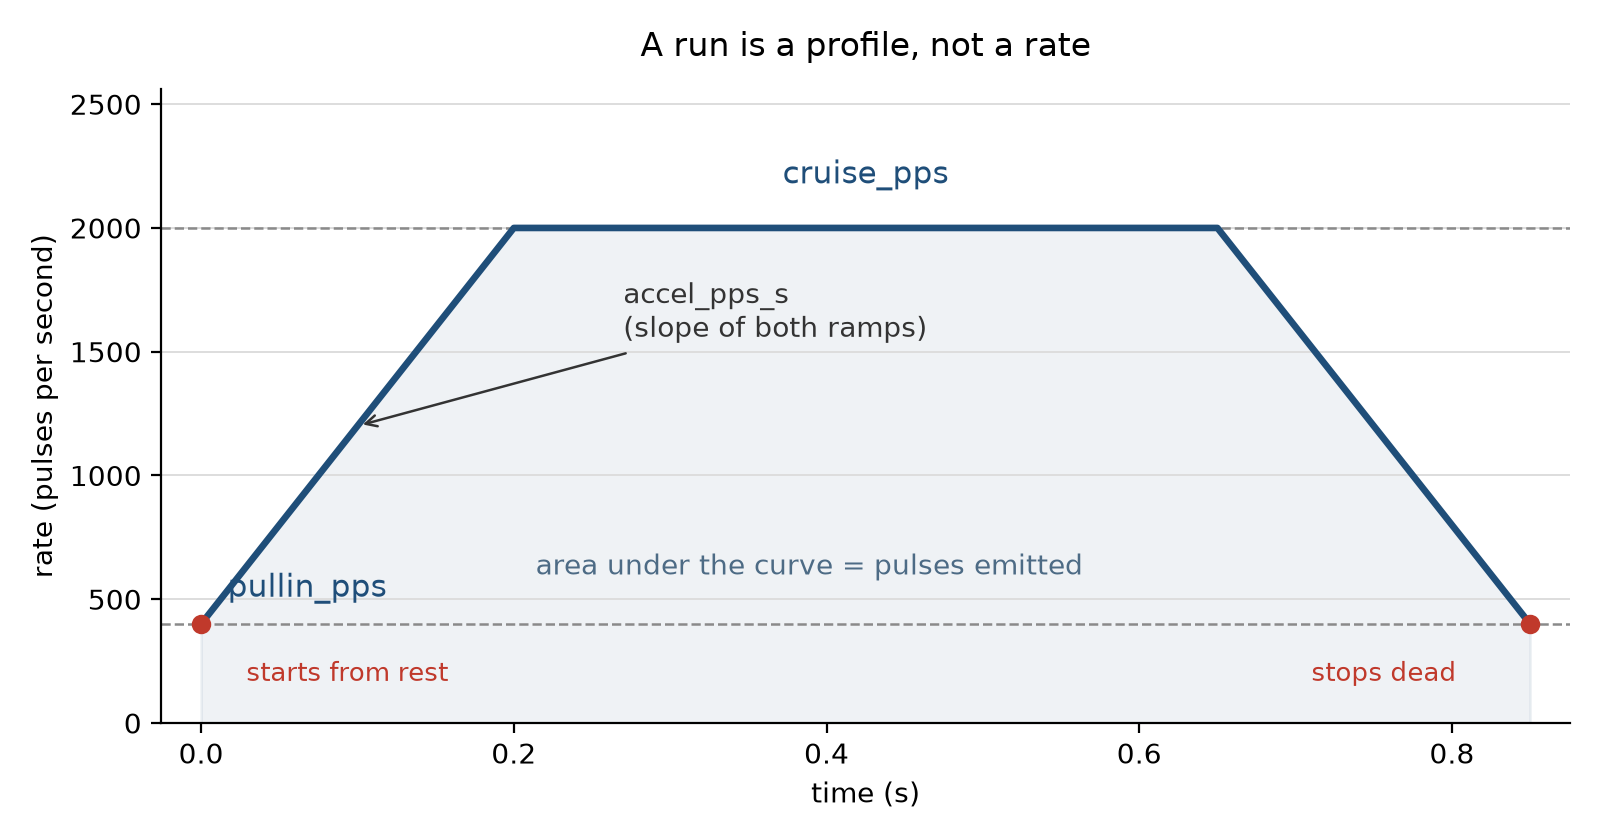

This figure's Python source:
"""Renders stepgen_plot.png: the pull-in / cruise / accel profile of one run.

Rate is drawn against time, so accel_pps_s is a literal slope and the pulse
count is the area under the curve.
"""

import matplotlib
matplotlib.use("Agg")
import matplotlib.pyplot as plt

PULLIN = 400.0    # pps
CRUISE = 2000.0   # pps
ACCEL = 8000.0    # pps/s
CRUISE_S = 0.45   # time held at cruise

ramp_s = (CRUISE - PULLIN) / ACCEL
t = [0.0, ramp_s, ramp_s + CRUISE_S, 2 * ramp_s + CRUISE_S]
v = [PULLIN, CRUISE, CRUISE, PULLIN]

fig, ax = plt.subplots(figsize=(8, 4.2))

ax.plot(t, v, color="#1f4e79", linewidth=2.4, zorder=3)
ax.fill_between(t, 0, v, color="#1f4e79", alpha=0.07, zorder=1)

ax.axhline(PULLIN, color="#8a8a8a", linewidth=0.9, linestyle="--", zorder=2)
ax.axhline(CRUISE, color="#8a8a8a", linewidth=0.9, linestyle="--", zorder=2)

ax.annotate("cruise_pps", xy=(t[1] + CRUISE_S / 2, CRUISE),
            xytext=(t[1] + CRUISE_S / 2, CRUISE + 180),
            ha="center", color="#1f4e79", fontsize=11)
ax.annotate("pullin_pps", xy=(0, PULLIN), xytext=(t[-1] * 0.02, PULLIN + 110),
            color="#1f4e79", fontsize=11)

mid = ramp_s * 0.5
ax.annotate("accel_pps_s\n(slope of both ramps)",
            xy=(mid, PULLIN + ACCEL * mid),
            xytext=(ramp_s * 1.35, CRUISE * 0.78),
            fontsize=10, color="#333333",
            arrowprops=dict(arrowstyle="->", color="#333333", linewidth=0.9))

ax.annotate("area under the curve = pulses emitted",
            xy=(t[1] + CRUISE_S * 0.42, CRUISE * 0.30),
            ha="center", fontsize=10, color="#4d6b85")

for x0, label, off in ((t[0], "starts from rest", 1), (t[-1], "stops dead", -1)):
    ax.plot([x0], [PULLIN], marker="o", markersize=6, color="#c0392b", zorder=4)
    ax.annotate(label, xy=(x0, PULLIN),
                xytext=(x0 + off * t[-1] * 0.11, PULLIN - 230),
                ha="center", fontsize=9.5, color="#c0392b")

ax.set_xlabel("time (s)")
ax.set_ylabel("rate (pulses per second)")
ax.set_title("A run is a profile, not a rate", fontsize=12, pad=12)

ax.set_xlim(-t[-1] * 0.03, t[-1] * 1.03)
ax.set_ylim(0, CRUISE * 1.28)
ax.spines[["top", "right"]].set_visible(False)
ax.grid(axis="y", color="#dddddd", linewidth=0.7, zorder=0)

fig.tight_layout()
fig.savefig("stepgen_plot.png", dpi=200)
